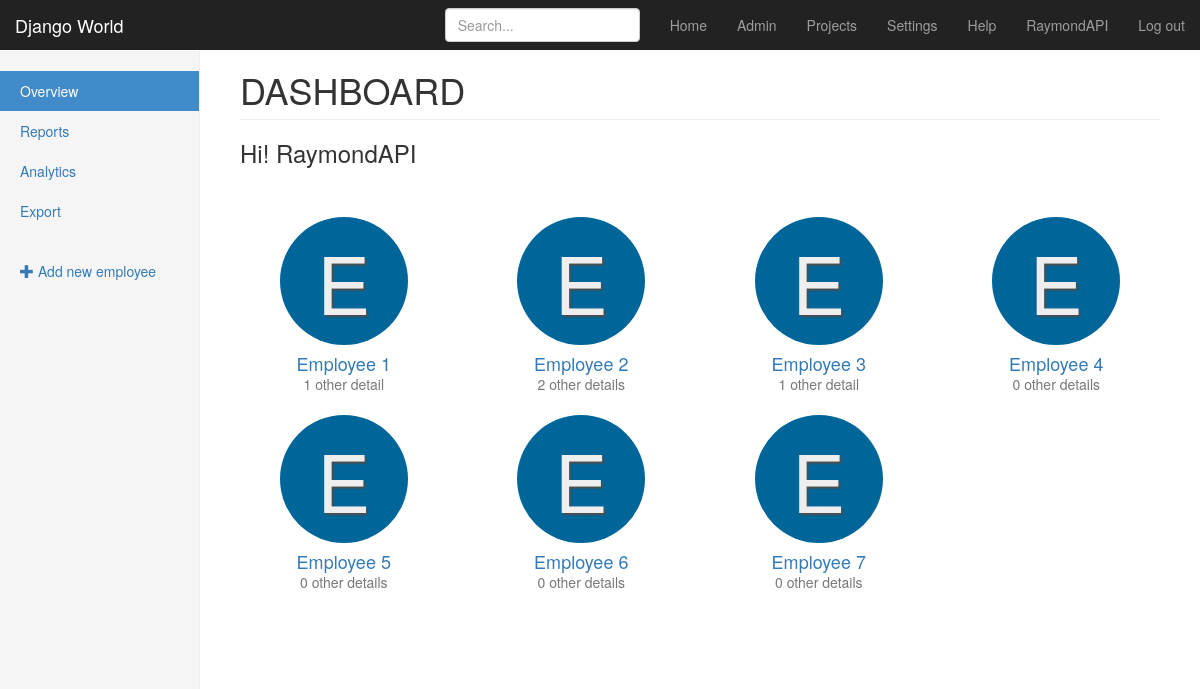
Screenshot of /teams/ (signed in) with the database file from the repository.
### teams/models.py (models this page shows, shortened)
class Team(models.Model):
    name = models.CharField(max_length=255)
    lead = models.ForeignKey(User, related_name='teams', on_delete=models.PROTECT)
    field_location = models.CharField(max_length=255)

### teams/views.py (the view)
class TeamListView(CreateView, ListView):
    context_object_name = "teams"
    fields = ("name", "field_location", "lead")
    model = models.Team
    template_name = "teams/team_list.html"
    def get_initial(self):
        initial = super().get_initial()
        initial["lead"] = self.request.user.pk
        return initial

### teams/templatetags/team_tags.py (called while the page is built)
@register.inclusion_tag('teams/_team.html')
def team_avatar(team):
    return {'team': team, 'num': random.randint(15, 15)}

### teams/templates/teams/team_list.html
{% extends "teams/_layout.html" %}
{% load static %}
{% load team_tags %}
{% block css %}
<link rel="stylesheet" href="{% static 'css/icons.css' %}">
{% endblock %}
{% block body_content %}
<h1 class="page-header" style="text-transform: uppercase;">Dashboard</h1>
<div class="" style="margin-bottom: 50px;">
    <h3>Hi! {{ user }}</h3>
</div>
<div class="row placeholders">
	{% for team in teams %}
		{% team_avatar team %}
    {% endfor %}
</div>
{% endblock %}

### templates/_layout.html (shortened to what this page needs)
<!DOCTYPE html>
<html lang="en">
    <head>
        {% load static %}
        <link rel="stylesheet" href="https://maxcdn.bootstrapcdn.com/bootstrap/3.3.6/css/bootstrap.min.css">
		{% block css %}{% endblock %}
        <link rel="stylesheet" href="{% static 'css/goal.css' %}">
    </head>
    <body>
        <nav class="navbar navbar-inverse navbar-fixed-top">
            <div class="container-fluid">
                <div class="navbar-header">
                    <a class="navbar-brand" href="{% url 'home' %}">Django World</a>
                </div>
                <div id="navbar" class="navbar-collapse collapse">
                    <ul class="nav navbar-nav navbar-right">
                        <li><a href="{% url 'home' %}">Home</a></li>
                        <li><a href="/admin">Admin</a></li>
                        <li><a href="{% url 'teams:list' %}">Projects</a></li>
                        <li><a href="#">Settings</a></li>
                        <li><a href="#">Help</a></li>
                        {% if user.is_authenticated  %}
                        <li><a>{{ user }}</a></li>
                        <li><a href="/admin/logout">Log out</a></li>
                        {% else %}
                        <li><a href="/admin">Login</a></li>
                        {% endif %}
                    </ul>
                    <form class="navbar-form navbar-right">
                        <input type="text" class="form-control" placeholder="Search...">
                    </form>
                </div>
            </div>
        </nav>
        <div class="container-fluid">
            <div class="row">
				{% block sidebar %}
                <div class="col-sm-3 col-md-2 sidebar">
					{% block sidebar_content %}{% endblock %}
                </div>
				{% endblock %}
                <div class="col-sm-9 col-sm-offset-3 col-md-10 col-md-offset-2 main">
                    {% block body_content %}{% endblock %}
                </div>
            </div>
        </div>
    </body>
</html>

### teams/templates/teams/_team.html
<div class="col-xs-6 col-sm-3 placeholder">
	<a href="{% url 'teams:detail' team.pk %}">
		<i class="avatar avatar-lg avatar-color-{{ num }} avatar-letter-{{ team.name.0|lower }} rounded" style="border-radius: 50%;"></i>
		<h4>{{ team.name }}</h4>
		<span class="text-muted">{{ team.status.count }} other detail{{ team.status.count|pluralize }}</span>
	</a>
</div>

### assets/css/goal.css (style rules this page uses)
body { padding-top: 50px; }
.navbar-fixed-top { border: 0; }
.sidebar { display: none; }
@media (min-width: 768px) { .sidebar { position: fixed; top: 51px; bottom: 0; left: 0; z-index: 1000; display: block; padding: 20px; overflow-x: hidden; overflow-y: auto; background-color: #f5f5f5; border-right: 1px solid #eee; } }
.main { padding: 20px; }
@media (min-width: 768px) { .main { padding-right: 40px; padding-left: 40px; } }
.main .page-header { margin-top: 0; }
.placeholders { margin-bottom: 30px; text-align: center; }
.placeholders h4 { margin-bottom: 0; }
.placeholder { margin-bottom: 20px; }

### rows the page displays
Team: name "Employee 1", status.count "1"
Team: name "Employee 2", status.count "2"
Team: name "Employee 3", status.count "1"
Team: name "Employee 4", status.count "0"
Team: name "Employee 5", status.count "0"
Team: name "Employee 6", status.count "0"
Team: name "Employee 7", status.count "0"

### other values shown
{{ user }} "RaymondAPI"
